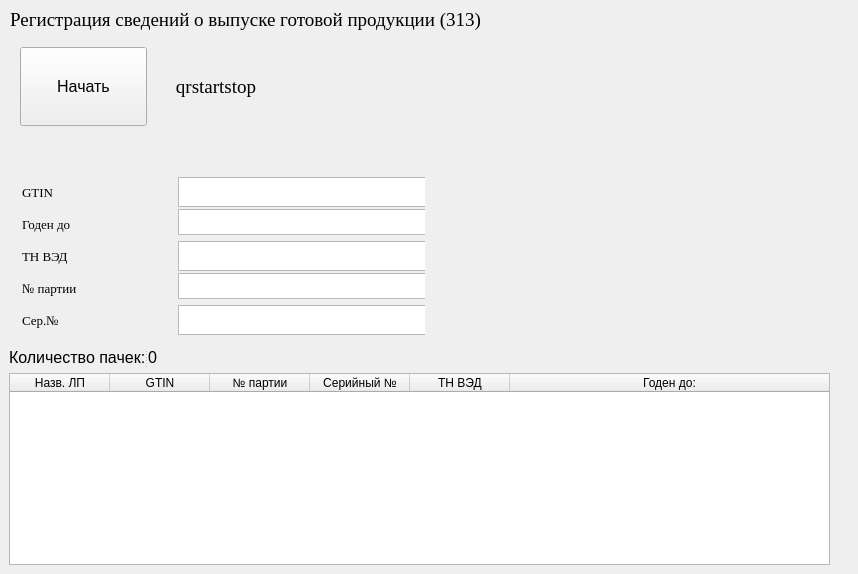
<?xml version="1.0" encoding="UTF-8"?>
<ui version="4.0">
 <class>widget313</class>
 <widget class="QWidget" name="widget313">
  <property name="geometry">
   <rect>
    <x>0</x>
    <y>0</y>
    <width>858</width>
    <height>574</height>
   </rect>
  </property>
  <property name="windowTitle">
   <string>widget313</string>
  </property>
  <widget class="QSplitter" name="splitter">
   <property name="geometry">
    <rect>
     <x>9</x>
     <y>348</y>
     <width>148</width>
     <height>19</height>
    </rect>
   </property>
   <property name="orientation">
    <enum>Qt::Horizontal</enum>
   </property>
   <widget class="QLabel" name="countMedicamentLabel">
    <property name="font">
     <font>
      <pointsize>12</pointsize>
     </font>
    </property>
    <property name="text">
     <string>Количество пачек:</string>
    </property>
   </widget>
   <widget class="QLabel" name="countMedicamentValue">
    <property name="font">
     <font>
      <pointsize>12</pointsize>
     </font>
    </property>
    <property name="text">
     <string>0</string>
    </property>
    <property name="alignment">
     <set>Qt::AlignRight|Qt::AlignTrailing|Qt::AlignVCenter</set>
    </property>
   </widget>
  </widget>
  <widget class="QTableWidget" name="MedicamentsTable">
   <property name="geometry">
    <rect>
     <x>9</x>
     <y>373</y>
     <width>821</width>
     <height>192</height>
    </rect>
   </property>
   <property name="alternatingRowColors">
    <bool>true</bool>
   </property>
   <property name="columnCount">
    <number>6</number>
   </property>
   <attribute name="horizontalHeaderCascadingSectionResizes">
    <bool>true</bool>
   </attribute>
   <attribute name="horizontalHeaderShowSortIndicator" stdset="0">
    <bool>true</bool>
   </attribute>
   <attribute name="horizontalHeaderStretchLastSection">
    <bool>true</bool>
   </attribute>
   <attribute name="verticalHeaderVisible">
    <bool>false</bool>
   </attribute>
   <column>
    <property name="text">
     <string>Назв. ЛП</string>
    </property>
   </column>
   <column>
    <property name="text">
     <string>GTIN</string>
    </property>
   </column>
   <column>
    <property name="text">
     <string>№ партии</string>
    </property>
   </column>
   <column>
    <property name="text">
     <string>Серийный №</string>
    </property>
   </column>
   <column>
    <property name="text">
     <string>ТН ВЭД</string>
    </property>
   </column>
   <column>
    <property name="text">
     <string>Годен до:</string>
    </property>
   </column>
  </widget>
  <widget class="QLabel" name="errorLabel">
   <property name="geometry">
    <rect>
     <x>432</x>
     <y>348</y>
     <width>417</width>
     <height>19</height>
    </rect>
   </property>
   <property name="font">
    <font>
     <pointsize>12</pointsize>
    </font>
   </property>
   <property name="text">
    <string/>
   </property>
  </widget>
  <widget class="QLabel" name="AppendPageLabel_2">
   <property name="geometry">
    <rect>
     <x>9</x>
     <y>9</y>
     <width>473</width>
     <height>21</height>
    </rect>
   </property>
   <property name="font">
    <font>
     <family>Times New Roman</family>
     <pointsize>14</pointsize>
    </font>
   </property>
   <property name="text">
    <string>Регистрация сведений о выпуске готовой продукции (313)</string>
   </property>
   <property name="alignment">
    <set>Qt::AlignCenter</set>
   </property>
  </widget>
  <widget class="QWidget" name="">
   <property name="geometry">
    <rect>
     <x>11</x>
     <y>166</y>
     <width>414</width>
     <height>176</height>
    </rect>
   </property>
   <layout class="QGridLayout" name="gridLayout">
    <item row="0" column="0">
     <widget class="QLabel" name="GTINLabelAgregation">
      <property name="sizePolicy">
       <sizepolicy hsizetype="Minimum" vsizetype="Preferred">
        <horstretch>0</horstretch>
        <verstretch>0</verstretch>
       </sizepolicy>
      </property>
      <property name="minimumSize">
       <size>
        <width>150</width>
        <height>30</height>
       </size>
      </property>
      <property name="maximumSize">
       <size>
        <width>300</width>
        <height>30</height>
       </size>
      </property>
      <property name="font">
       <font>
        <family>Times New Roman</family>
        <pointsize>10</pointsize>
       </font>
      </property>
      <property name="text">
       <string>GTIN</string>
      </property>
      <property name="alignment">
       <set>Qt::AlignLeading|Qt::AlignLeft|Qt::AlignVCenter</set>
      </property>
     </widget>
    </item>
    <item row="0" column="1">
     <widget class="QTextEdit" name="GTINTextAgregation">
      <property name="sizePolicy">
       <sizepolicy hsizetype="Minimum" vsizetype="Expanding">
        <horstretch>0</horstretch>
        <verstretch>0</verstretch>
       </sizepolicy>
      </property>
      <property name="minimumSize">
       <size>
        <width>250</width>
        <height>30</height>
       </size>
      </property>
      <property name="maximumSize">
       <size>
        <width>500</width>
        <height>30</height>
       </size>
      </property>
      <property name="font">
       <font>
        <pointsize>10</pointsize>
       </font>
      </property>
      <property name="readOnly">
       <bool>true</bool>
      </property>
      <property name="html">
       <string>&lt;!DOCTYPE HTML PUBLIC &quot;-//W3C//DTD HTML 4.0//EN&quot; &quot;http://www.w3.org/TR/REC-html40/strict.dtd&quot;&gt;
&lt;html&gt;&lt;head&gt;&lt;meta name=&quot;qrichtext&quot; content=&quot;1&quot; /&gt;&lt;style type=&quot;text/css&quot;&gt;
p, li { white-space: pre-wrap; }
&lt;/style&gt;&lt;/head&gt;&lt;body style=&quot; font-family:'MS Shell Dlg 2'; font-size:10pt; font-weight:400; font-style:normal;&quot;&gt;
&lt;p style=&quot;-qt-paragraph-type:empty; margin-top:0px; margin-bottom:0px; margin-left:0px; margin-right:0px; -qt-block-indent:0; text-indent:0px;&quot;&gt;&lt;br /&gt;&lt;/p&gt;&lt;/body&gt;&lt;/html&gt;</string>
      </property>
     </widget>
    </item>
    <item row="1" column="0">
     <widget class="QLabel" name="productlifeimeLabelAgregation">
      <property name="sizePolicy">
       <sizepolicy hsizetype="Minimum" vsizetype="Preferred">
        <horstretch>0</horstretch>
        <verstretch>0</verstretch>
       </sizepolicy>
      </property>
      <property name="minimumSize">
       <size>
        <width>150</width>
        <height>30</height>
       </size>
      </property>
      <property name="maximumSize">
       <size>
        <width>300</width>
        <height>30</height>
       </size>
      </property>
      <property name="font">
       <font>
        <family>Times New Roman</family>
        <pointsize>10</pointsize>
       </font>
      </property>
      <property name="text">
       <string>Годен до</string>
      </property>
      <property name="alignment">
       <set>Qt::AlignLeading|Qt::AlignLeft|Qt::AlignVCenter</set>
      </property>
     </widget>
    </item>
    <item row="1" column="1">
     <widget class="QTextEdit" name="expirationdateAgregation">
      <property name="sizePolicy">
       <sizepolicy hsizetype="Minimum" vsizetype="Expanding">
        <horstretch>0</horstretch>
        <verstretch>0</verstretch>
       </sizepolicy>
      </property>
      <property name="minimumSize">
       <size>
        <width>250</width>
        <height>0</height>
       </size>
      </property>
      <property name="maximumSize">
       <size>
        <width>500</width>
        <height>30</height>
       </size>
      </property>
      <property name="font">
       <font>
        <pointsize>10</pointsize>
       </font>
      </property>
      <property name="readOnly">
       <bool>true</bool>
      </property>
      <property name="html">
       <string>&lt;!DOCTYPE HTML PUBLIC &quot;-//W3C//DTD HTML 4.0//EN&quot; &quot;http://www.w3.org/TR/REC-html40/strict.dtd&quot;&gt;
&lt;html&gt;&lt;head&gt;&lt;meta name=&quot;qrichtext&quot; content=&quot;1&quot; /&gt;&lt;style type=&quot;text/css&quot;&gt;
p, li { white-space: pre-wrap; }
&lt;/style&gt;&lt;/head&gt;&lt;body style=&quot; font-family:'MS Shell Dlg 2'; font-size:10pt; font-weight:400; font-style:normal;&quot;&gt;
&lt;p style=&quot;-qt-paragraph-type:empty; margin-top:0px; margin-bottom:0px; margin-left:0px; margin-right:0px; -qt-block-indent:0; text-indent:0px;&quot;&gt;&lt;br /&gt;&lt;/p&gt;&lt;/body&gt;&lt;/html&gt;</string>
      </property>
     </widget>
    </item>
    <item row="2" column="0">
     <widget class="QLabel" name="TNVEDabelAgregation">
      <property name="sizePolicy">
       <sizepolicy hsizetype="Minimum" vsizetype="Preferred">
        <horstretch>0</horstretch>
        <verstretch>0</verstretch>
       </sizepolicy>
      </property>
      <property name="minimumSize">
       <size>
        <width>150</width>
        <height>30</height>
       </size>
      </property>
      <property name="maximumSize">
       <size>
        <width>300</width>
        <height>30</height>
       </size>
      </property>
      <property name="font">
       <font>
        <family>Times New Roman</family>
        <pointsize>10</pointsize>
       </font>
      </property>
      <property name="text">
       <string>ТН ВЭД</string>
      </property>
      <property name="alignment">
       <set>Qt::AlignLeading|Qt::AlignLeft|Qt::AlignVCenter</set>
      </property>
     </widget>
    </item>
    <item row="2" column="1">
     <widget class="QTextEdit" name="TNVEDValueAgregation">
      <property name="sizePolicy">
       <sizepolicy hsizetype="Minimum" vsizetype="Expanding">
        <horstretch>0</horstretch>
        <verstretch>0</verstretch>
       </sizepolicy>
      </property>
      <property name="minimumSize">
       <size>
        <width>250</width>
        <height>30</height>
       </size>
      </property>
      <property name="maximumSize">
       <size>
        <width>500</width>
        <height>30</height>
       </size>
      </property>
      <property name="font">
       <font>
        <pointsize>10</pointsize>
       </font>
      </property>
      <property name="readOnly">
       <bool>true</bool>
      </property>
      <property name="html">
       <string>&lt;!DOCTYPE HTML PUBLIC &quot;-//W3C//DTD HTML 4.0//EN&quot; &quot;http://www.w3.org/TR/REC-html40/strict.dtd&quot;&gt;
&lt;html&gt;&lt;head&gt;&lt;meta name=&quot;qrichtext&quot; content=&quot;1&quot; /&gt;&lt;style type=&quot;text/css&quot;&gt;
p, li { white-space: pre-wrap; }
&lt;/style&gt;&lt;/head&gt;&lt;body style=&quot; font-family:'MS Shell Dlg 2'; font-size:10pt; font-weight:400; font-style:normal;&quot;&gt;
&lt;p style=&quot;-qt-paragraph-type:empty; margin-top:0px; margin-bottom:0px; margin-left:0px; margin-right:0px; -qt-block-indent:0; text-indent:0px;&quot;&gt;&lt;br /&gt;&lt;/p&gt;&lt;/body&gt;&lt;/html&gt;</string>
      </property>
     </widget>
    </item>
    <item row="3" column="0">
     <widget class="QLabel" name="batchnumberAgregation">
      <property name="sizePolicy">
       <sizepolicy hsizetype="Minimum" vsizetype="Preferred">
        <horstretch>0</horstretch>
        <verstretch>0</verstretch>
       </sizepolicy>
      </property>
      <property name="minimumSize">
       <size>
        <width>150</width>
        <height>30</height>
       </size>
      </property>
      <property name="maximumSize">
       <size>
        <width>300</width>
        <height>30</height>
       </size>
      </property>
      <property name="font">
       <font>
        <family>Times New Roman</family>
        <pointsize>10</pointsize>
       </font>
      </property>
      <property name="text">
       <string>№ партии</string>
      </property>
      <property name="alignment">
       <set>Qt::AlignLeading|Qt::AlignLeft|Qt::AlignVCenter</set>
      </property>
     </widget>
    </item>
    <item row="3" column="1">
     <widget class="QTextEdit" name="batchnumberTextAgregation">
      <property name="sizePolicy">
       <sizepolicy hsizetype="Minimum" vsizetype="Expanding">
        <horstretch>0</horstretch>
        <verstretch>0</verstretch>
       </sizepolicy>
      </property>
      <property name="minimumSize">
       <size>
        <width>250</width>
        <height>0</height>
       </size>
      </property>
      <property name="maximumSize">
       <size>
        <width>500</width>
        <height>30</height>
       </size>
      </property>
      <property name="font">
       <font>
        <pointsize>10</pointsize>
       </font>
      </property>
      <property name="readOnly">
       <bool>true</bool>
      </property>
      <property name="html">
       <string>&lt;!DOCTYPE HTML PUBLIC &quot;-//W3C//DTD HTML 4.0//EN&quot; &quot;http://www.w3.org/TR/REC-html40/strict.dtd&quot;&gt;
&lt;html&gt;&lt;head&gt;&lt;meta name=&quot;qrichtext&quot; content=&quot;1&quot; /&gt;&lt;style type=&quot;text/css&quot;&gt;
p, li { white-space: pre-wrap; }
&lt;/style&gt;&lt;/head&gt;&lt;body style=&quot; font-family:'MS Shell Dlg 2'; font-size:10pt; font-weight:400; font-style:normal;&quot;&gt;
&lt;p style=&quot;-qt-paragraph-type:empty; margin-top:0px; margin-bottom:0px; margin-left:0px; margin-right:0px; -qt-block-indent:0; text-indent:0px;&quot;&gt;&lt;br /&gt;&lt;/p&gt;&lt;/body&gt;&lt;/html&gt;</string>
      </property>
     </widget>
    </item>
    <item row="4" column="0">
     <widget class="QLabel" name="serialNumberAgregationLabel">
      <property name="sizePolicy">
       <sizepolicy hsizetype="Minimum" vsizetype="Preferred">
        <horstretch>0</horstretch>
        <verstretch>0</verstretch>
       </sizepolicy>
      </property>
      <property name="minimumSize">
       <size>
        <width>150</width>
        <height>30</height>
       </size>
      </property>
      <property name="maximumSize">
       <size>
        <width>300</width>
        <height>30</height>
       </size>
      </property>
      <property name="font">
       <font>
        <family>Times New Roman</family>
        <pointsize>10</pointsize>
       </font>
      </property>
      <property name="text">
       <string>Сер.№</string>
      </property>
      <property name="alignment">
       <set>Qt::AlignLeading|Qt::AlignLeft|Qt::AlignVCenter</set>
      </property>
     </widget>
    </item>
    <item row="4" column="1">
     <widget class="QTextEdit" name="serialNumberAgregationValue">
      <property name="sizePolicy">
       <sizepolicy hsizetype="Minimum" vsizetype="Expanding">
        <horstretch>0</horstretch>
        <verstretch>0</verstretch>
       </sizepolicy>
      </property>
      <property name="minimumSize">
       <size>
        <width>250</width>
        <height>30</height>
       </size>
      </property>
      <property name="maximumSize">
       <size>
        <width>500</width>
        <height>30</height>
       </size>
      </property>
      <property name="font">
       <font>
        <pointsize>10</pointsize>
       </font>
      </property>
      <property name="readOnly">
       <bool>true</bool>
      </property>
      <property name="html">
       <string>&lt;!DOCTYPE HTML PUBLIC &quot;-//W3C//DTD HTML 4.0//EN&quot; &quot;http://www.w3.org/TR/REC-html40/strict.dtd&quot;&gt;
&lt;html&gt;&lt;head&gt;&lt;meta name=&quot;qrichtext&quot; content=&quot;1&quot; /&gt;&lt;style type=&quot;text/css&quot;&gt;
p, li { white-space: pre-wrap; }
&lt;/style&gt;&lt;/head&gt;&lt;body style=&quot; font-family:'MS Shell Dlg 2'; font-size:10pt; font-weight:400; font-style:normal;&quot;&gt;
&lt;p style=&quot;-qt-paragraph-type:empty; margin-top:0px; margin-bottom:0px; margin-left:0px; margin-right:0px; -qt-block-indent:0; text-indent:0px;&quot;&gt;&lt;br /&gt;&lt;/p&gt;&lt;/body&gt;&lt;/html&gt;</string>
      </property>
     </widget>
    </item>
   </layout>
  </widget>
  <widget class="QWidget" name="">
   <property name="geometry">
    <rect>
     <x>9</x>
     <y>36</y>
     <width>281</width>
     <height>101</height>
    </rect>
   </property>
   <layout class="QGridLayout" name="gridLayout_2">
    <item row="0" column="0">
     <widget class="QPushButton" name="agregationStartButton">
      <property name="sizePolicy">
       <sizepolicy hsizetype="Expanding" vsizetype="Expanding">
        <horstretch>0</horstretch>
        <verstretch>0</verstretch>
       </sizepolicy>
      </property>
      <property name="font">
       <font>
        <pointsize>12</pointsize>
       </font>
      </property>
      <property name="text">
       <string>Начать</string>
      </property>
     </widget>
    </item>
    <item row="0" column="1">
     <widget class="QLabel" name="qrstartstop">
      <property name="sizePolicy">
       <sizepolicy hsizetype="Expanding" vsizetype="Expanding">
        <horstretch>0</horstretch>
        <verstretch>0</verstretch>
       </sizepolicy>
      </property>
      <property name="font">
       <font>
        <family>Times New Roman</family>
        <pointsize>14</pointsize>
       </font>
      </property>
      <property name="text">
       <string>qrstartstop</string>
      </property>
      <property name="alignment">
       <set>Qt::AlignCenter</set>
      </property>
     </widget>
    </item>
   </layout>
  </widget>
 </widget>
 <layoutdefault spacing="6" margin="11"/>
 <resources/>
 <connections/>
</ui>
